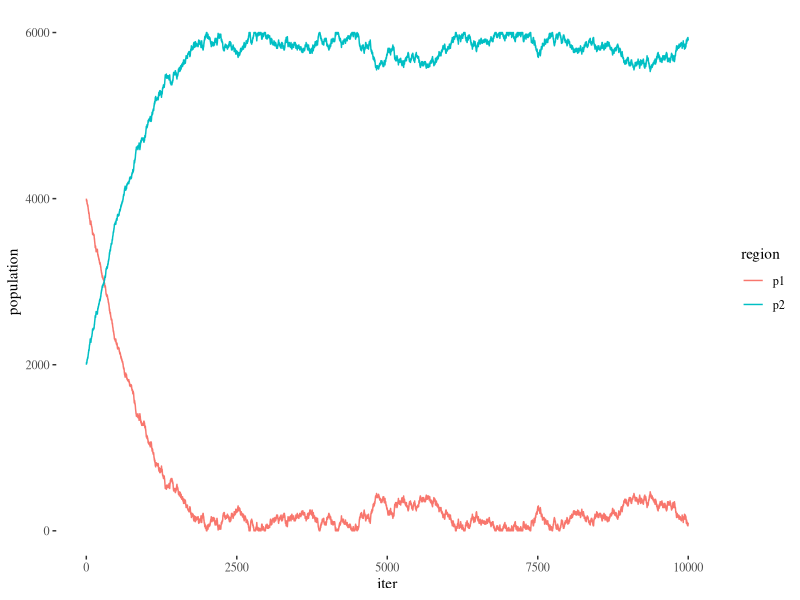
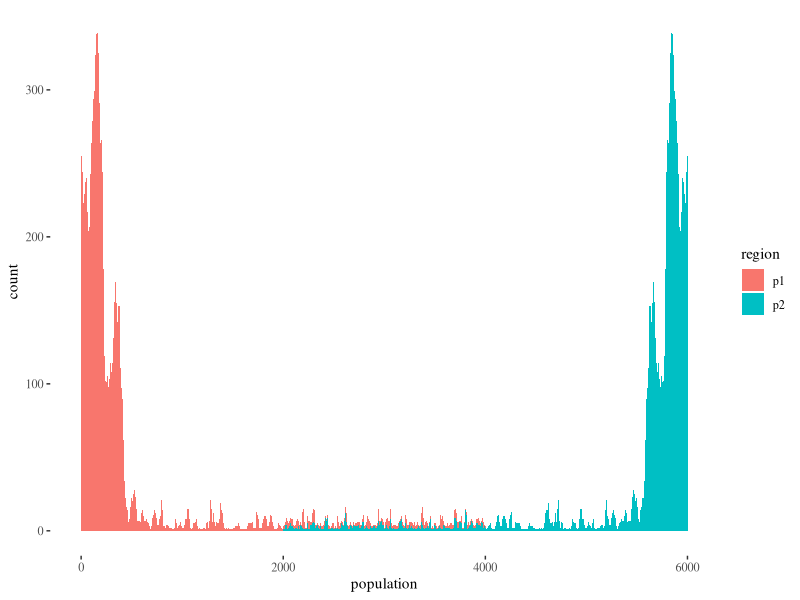

The R source for these figures, in order:
## ---- chunk 1

library(ggplot2)

library(reshape2)

library(knitr)

library(ggthemes)

u1pan <- function(p){
  return(-p[1]+8)
}

u2pan <- function(p){
  return(-p[2]+14)
}

c12pan <- function(f){
  return(2*f[1])
}

c21pan <- function(f){
  return(2*f[2])
}


## ---- chunk 2

flowcalcpan <- function(p){
  if(u2pan(p) > u1pan(p)){
    f1 <- (p[1] - p[2] + 6)/4
    f <- c(f1,0)
  }else if(u1pan(p) > u2pan(p)){
    f2 <- (p[2] - p[1] - 6)/4
    f <- c(0,f2)
  }else{f <- c(0,0)}
  
  return(f)
}

## ---- chunk 3

p0 <- c(4,2)

pdatapan <- data.frame(p1 = 4, p2 = 2, u1 = u1pan(p0), u2 = u2pan(p0))

iter <- 1:5

for(i in iter){
  p <- c(tail(pdatapan$p1,1),tail(pdatapan$p2,1))
  f <- flowcalcpan(p)
  u <- c(u1pan(p),u2pan(p))
  totu <- sum(p*u)

  pdatapan <- rbind(pdatapan, c(p[1]-f[1]+f[2], p[2]+f[1]-f[2], u))
}

## ---- chunk 4
pdatapan$iter <- 1:length(pdatapan$p1)

pdatapan <- pdatapan[,c(5,1,2,3,4)]

kable(pdatapan, format = "markdown")

## ---- chunk 5

u1 <- function(p){
  return(-p[1]+8000)
}

u2 <- function(p){
  return(-p[2]+14000)
}

c12 <- function(f){
  return(2*f[1])
}

c21 <- function(f){
  return(2*f[2])
}

p0 <- c(4000,2000)

flowcalc <- function(p){
  if(u2(p) > u1(p)){
    f1 <- (p[1] - p[2] + 6000)/4
    f <- c(f1,0)
  }else if(u1(p) > u2(p)){
    f2 <- (p[2] - p[1] - 6000)/4
    f <- c(0,f2)
  }else{f <- c(0,0)}
  
  return(f)
}

p0 <- c(4000,2000)
pdata <- data.frame(p1 = 4000, p2 = 2000, u1 = u1(p0), u2 = u2(p0))

pdatastep <- function(pdata){

  location <- sample(c(1,2),1)

  p <- c(tail(pdata$p1,1),tail(pdata$p2,1))

  if(location == 1){
    if(p[1] >= 10 && p[2] <= 5990){
      if(u1(p) < u2(p) - 200){
        p[1] <- p[1]-10
        p[2] <- p[2]+10
        pdata <- rbind(pdata,c(p,u1(p),u2(p)))
      }else{
        probmove <- (u2(p) - 200)/u1(p)
        if(runif(1) < probmove){
          p[1] <- p[1]-10
          p[2] <- p[2]+10
          pdata <- rbind(pdata,c(p,u1(p),u2(p)))
        }else{
          pdata <- rbind(pdata,c(p,u1(p),u2(p)))
        }
      }
    }else{
      pdata <- rbind(pdata,c(p,u1(p),u2(p)))
    }
    #print("location1")
  }
  
  if(location == 2){
    if(p[2] >= 10 && p[1] <= 5990){
      if(u2(p) < u1(p) - 200){
        p[2] <- p[2]-10
        p[1] <- p[1]+10
        pdata <- rbind(pdata,c(p,u1(p),u2(p)))
      }else{
        probmove <- (u1(p) - 200)/u2(p)
        if(runif(1) < probmove){
          p[2] <- p[2]-10
          p[1] <- p[1]+10
          pdata <- rbind(pdata,c(p,u1(p),u2(p)))
        }else{
          pdata <- rbind(pdata,c(p,u1(p),u2(p)))
        }
      }
    }else{
      pdata <- rbind(pdata,c(p,u1(p),u2(p)))
    }
    #print("location2")
  }
  
  #print("moo")
  
  return(pdata)

}



for(i in 1:9999){
  pdata <- pdatastep(pdata)
}

pdata$iter <- 1:length(pdata$p1)

pdatamelt <- melt(pdata, id.vars=c("u1","u2","iter"), measure.vars=c("p1","p2"),
                  variable.name="region", value.name="population")

ggplot(pdatamelt, aes(x=iter, y=population,color=region)) + geom_line() +
  theme_tufte()

## ---- chunk 6

ggplot(pdatamelt, aes(x=population, fill=region)) + 
  geom_histogram(binwidth = 10) + theme_tufte()

## ---- chunk 7

pdatapan$totalU <- pdatapan$p1*pdatapan$u1 +
  pdatapan$p2*pdatapan$u2

kable(pdatapan)

